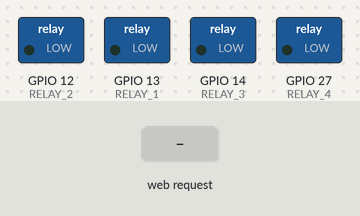
A sketch run on a simulated ESP32. Parts: switched loads named in the sketch (green lamp = pin HIGH). Inputs (shaded band) come from the test bench. WiFi joins after 1.5 s; servers stay silent unless stated; what the sketch prints to the serial monitor is not drawn.

Above: at 2.7 s.
2.8 s: HTTP request GET /relay?number=1&state=1 received
At 3.4 s:
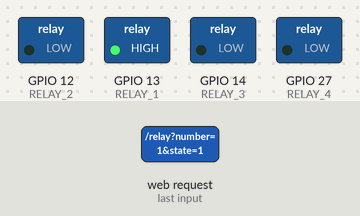
4.3 s: HTTP request GET /relay?number=120&state=120 received
At 5.7 s:
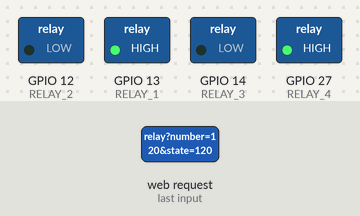
Timing chart, 0 to 7.3 s (numbered marks = the images above; inputs shaded):
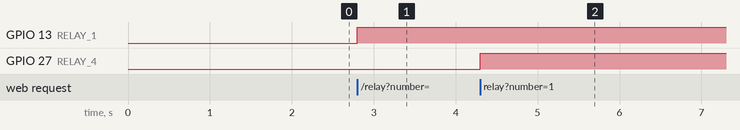

The sketch:

esp32relay.ino
```cpp
#include <WiFi.h>
#include <WebServer.h>
#include "logo.h"  // Uključujemo logo

const char* ssid = "xs 2.4";
const char* password = "kzskjkmk7026";

const char* authUser = "kontrola";
const char* authPass = "espesp";

WebServer server(8080);

#define RELAY_1 13
#define RELAY_2 12
#define RELAY_3 14
#define RELAY_4 27

void setup() {
    Serial.begin(115200);

    pinMode(RELAY_1, OUTPUT);
    pinMode(RELAY_2, OUTPUT);
    pinMode(RELAY_3, OUTPUT);
    pinMode(RELAY_4, OUTPUT);

    digitalWrite(RELAY_1, LOW);
    digitalWrite(RELAY_2, LOW);
    digitalWrite(RELAY_3, LOW);
    digitalWrite(RELAY_4, LOW);

    WiFi.begin(ssid, password);
    Serial.print("Povezivanje na Wi-Fi...");
    while (WiFi.status() != WL_CONNECTED) {
        delay(500);
        Serial.print(".");
    }
    Serial.println("\nWi-Fi povezan!");
    Serial.print("IP Adresa: ");
    Serial.println(WiFi.localIP());

    server.on("/", handleRoot);
    server.on("/relay", handleRelay);
    server.on("/logo.png", handleLogo);

    server.begin();
    Serial.println("Server pokrenut!");
}

void loop() {
    server.handleClient();
}

void handleLogo() {
    server.send_P(200, "image/png", (const char*)logo_png, logo_png_len);
}

void handleRoot() {
    if (!server.authenticate(authUser, authPass)) {
        server.requestAuthentication();
        return;
    }

    String html = "<html>\
    <head>\
    <meta name='viewport' content='width=device-width, initial-scale=1'>\
    <link href='https://fonts.googleapis.com/css2?family=Bebas+Neue&display=swap' rel='stylesheet'>\
    <style>\
        body { font-family: Arial, sans-serif; text-align: center; margin: 0; padding: 0; display: flex; flex-direction: column; min-height: 100vh; }\
        .logo-container { margin: 20px auto; text-align: center; }\
        .logo { max-width: 300px; height: auto; }\
        .switch-container { display: flex; justify-content: center; align-items: center; margin: 30px; }\
        .switch-container h3 { margin-right: 15px; }\
        .switch-container h2 { color:#012a4a; }\
        .switch { position: relative; display: inline-block; width: 60px; height: 34px; }\
        .switch input { opacity: 0; width: 0; height: 0; }\
        .slider { position: absolute; cursor: pointer; top: 0; left: 0; right: 0; bottom: 0; background-color: #ccc; transition: .4s; border-radius: 34px; }\
        .slider:before { position: absolute; content: ''; height: 26px; width: 26px; border-radius: 50%; left: 4px; bottom: 4px; background-color: white; transition: .4s; }\
        input:checked + .slider { background-color: #34C759; }\
        input:checked + .slider:before { transform: translateX(26px); }\
        .content { flex-grow: 1; }\
        .footer { width: 100%; height: 50px; background-color: #012a4a; color: white; font-family: 'Bebas Neue', sans-serif; font-size: 18px; text-align: center; line-height: 50px; position: relative; bottom: 0; }\
    </style>\
    <script>\
        function toggleRelay(relay) {\
            var checkbox = document.getElementById('relay' + relay);\
            var state = checkbox.checked ? 1 : 0;\
            fetch('/relay?number=' + relay + '&state=' + state);\
        }\
    </script>\
    </head>\
    <body>\
        <div class='content'>\
            <div class='logo-container'>\
                <img src='/logo.png' class='logo'>\
            </div>\
            <h2>Kontrolni panel</h2>";

    for (int i = 1; i <= 4; i++) {
        html += "<div class='switch-container'>\
            <h3>Device  " + String(i) + " </h3>\
            <label class='switch'>\
                <input type='checkbox' id='relay" + String(i) + "' onchange='toggleRelay(" + String(i) + ")' "
                + (digitalRead(i == 1 ? RELAY_1 : i == 2 ? RELAY_2 : i == 3 ? RELAY_3 : RELAY_4) == HIGH ? "checked" : "") + ">\
                <span class='slider'></span>\
            </label>\
        </div>";
    }

    html += "</div><div class='footer'>Stefan Karaga 2025</div>\
    </body></html>";
    server.send(200, "text/html", html);
}

void handleRelay() {
    if (!server.authenticate(authUser, authPass)) {
        server.requestAuthentication();
        return;
    }

    if (server.hasArg("number") && server.hasArg("state")) {
        int relayNum = server.arg("number").toInt();
        int state = server.arg("state").toInt();
        int relayPin = (relayNum == 1) ? RELAY_1 :
                      (relayNum == 2) ? RELAY_2 :
                      (relayNum == 3) ? RELAY_3 : RELAY_4;
        digitalWrite(relayPin, state);
        server.send(200, "text/plain", "Relej " + String(relayNum) + " promenjen.");
    }
}
```

Source omitted: logo.h (data table, 120458 bytes)

Measured:
- after the input at 2.8 s, GPIO 13 (RELAY_1): LOW → HIGH at once
- after the input at 4.3 s, GPIO 27 (RELAY_4): LOW → HIGH at once
